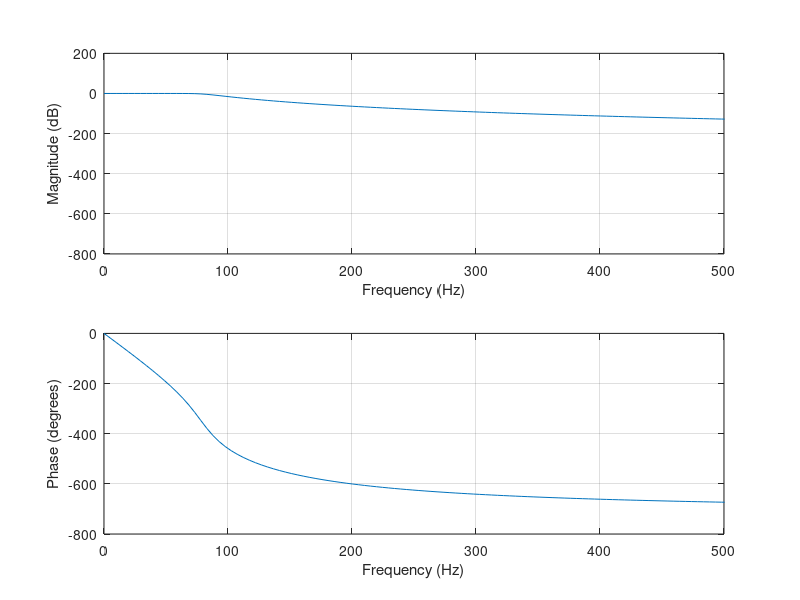
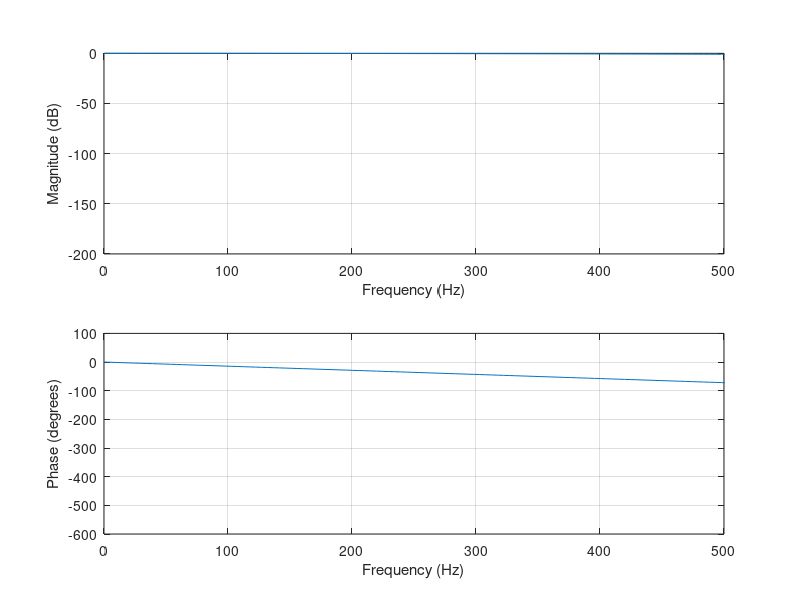
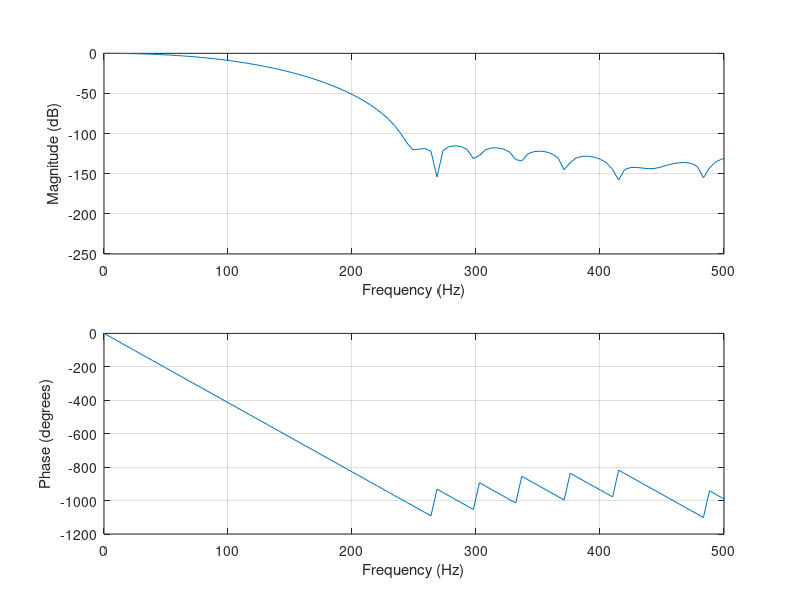

The MATLAB source for these figures, in order:
% Clear workspace and close all figures
clear all;
close all;
clc;

% Load FIR coefficients from FIR.mat
load('FIR.mat'); % Assuming 'Num_low' and 'Num_high' are the variable names in the .mat file

% Sampling frequency
fs = 10000; 

% IIR Filter Design (Butterworth)
fc = 80; % Cutoff frequency
order = 8; % Filter order

% IIR low-pass filter
[b_iir, a_iir] = butter(order, fc/(fs/2), 'low');

% FIR Filter Design
% FIR with the same number of coefficients as IIR (order+1 coefficients)
fir_same_coeffs = Num_low;

% FIR with a similar response (imported from FIR.mat)
fir_similar_response = Num_high;

% Plotting IIR Filter frequency response
figure('Position', [100, 100, 1200, 900]);
freqz(b_iir, a_iir, 1024, fs);
set(subplot(2,1,1), 'XLim',[0 500]);
set(subplot(2,1,2), 'XLim',[0 500]);
grid on;

% Plotting FIR Filter with the same number of coefficients as IIR
figure('Position', [100, 100, 1200, 900]);
freqz(fir_same_coeffs, 1, 1024, fs);
set(subplot(2,1,1), 'XLim',[0 500]);
set(subplot(2,1,2), 'XLim',[0 500]);
grid on;

% Plotting FIR Filter with similar response to IIR
figure('Position', [100, 100, 1200, 900]);
freqz(fir_similar_response, 1, 1024, fs);
set(subplot(2,1,1), 'XLim',[0 500]);
set(subplot(2,1,2), 'XLim',[0 500]);
grid on;
